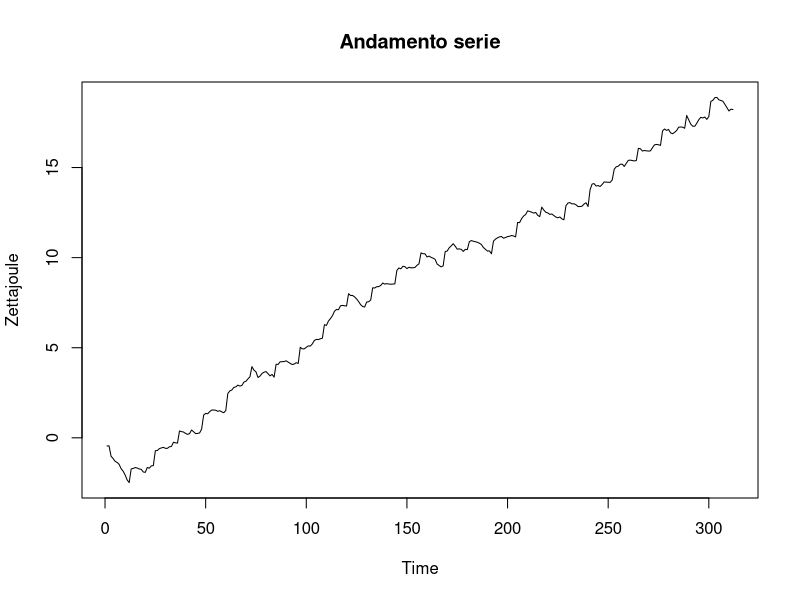
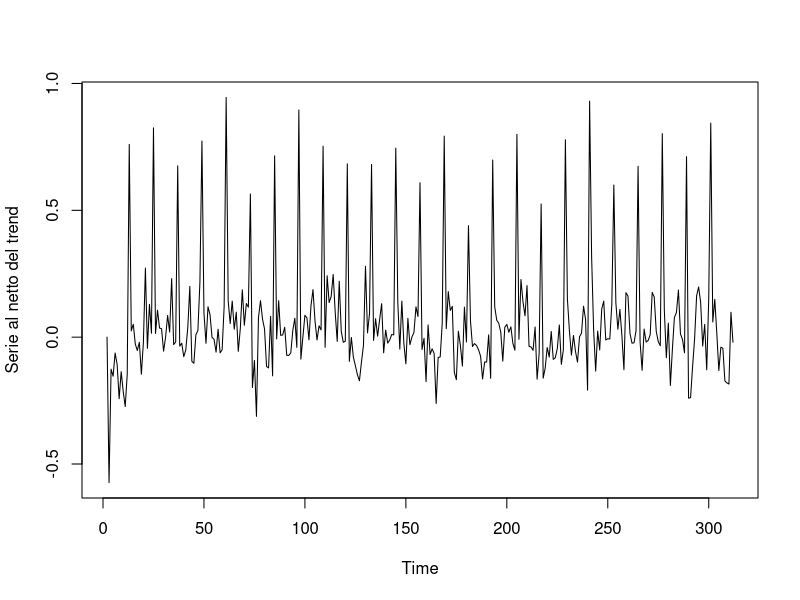
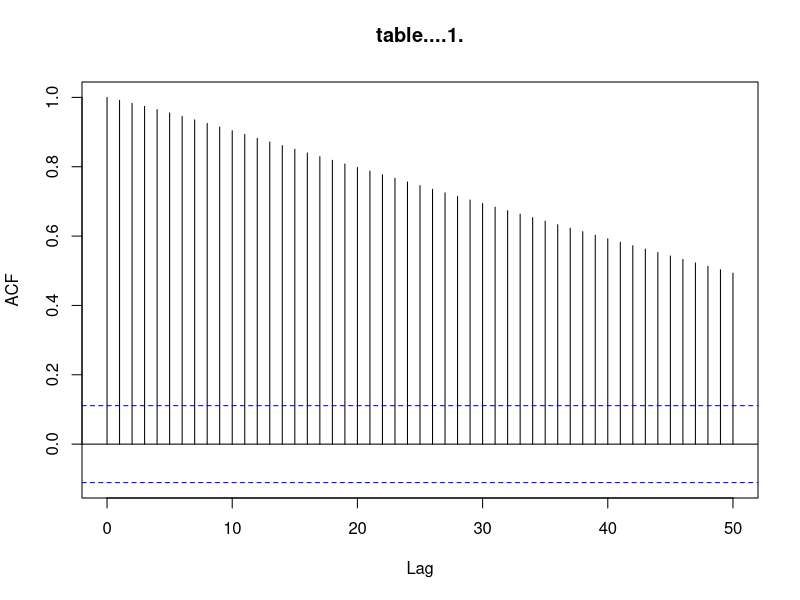
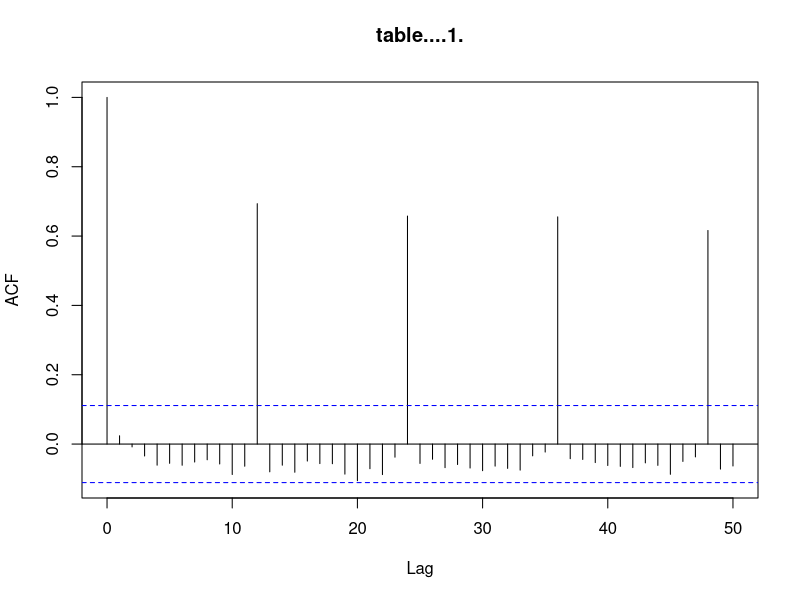
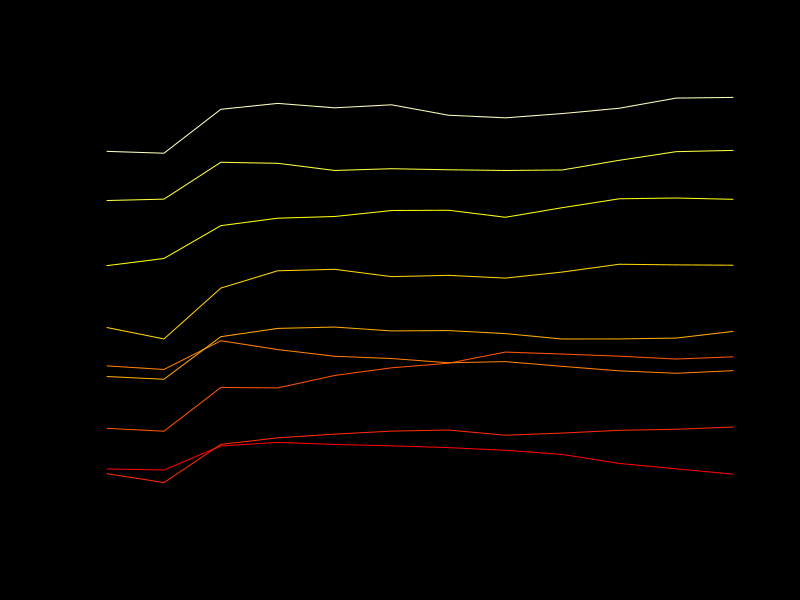
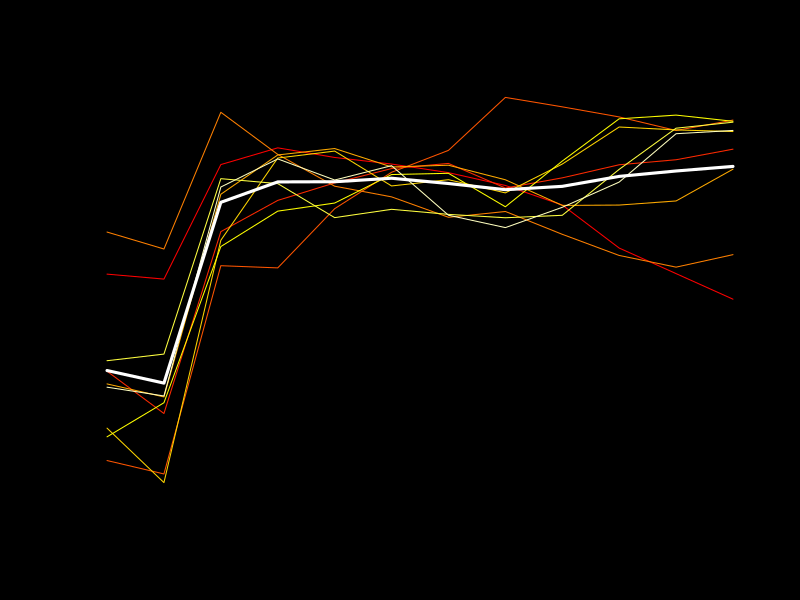
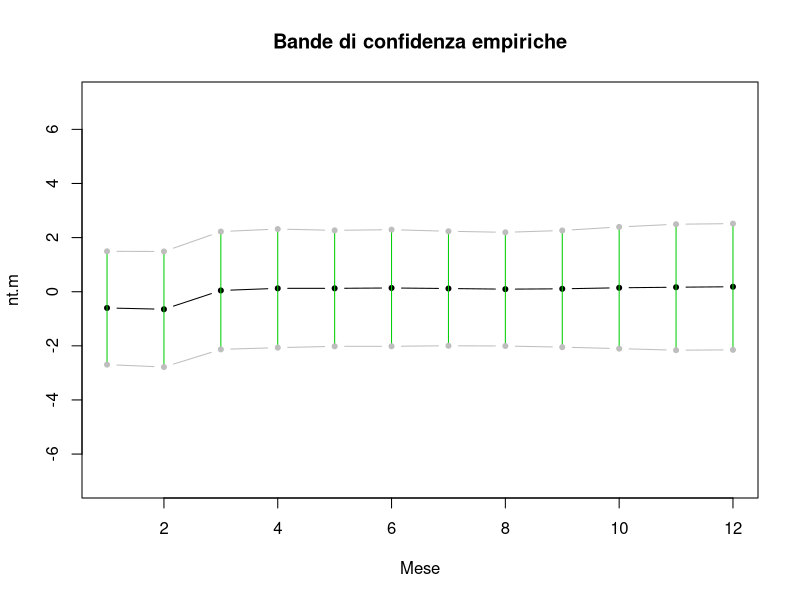
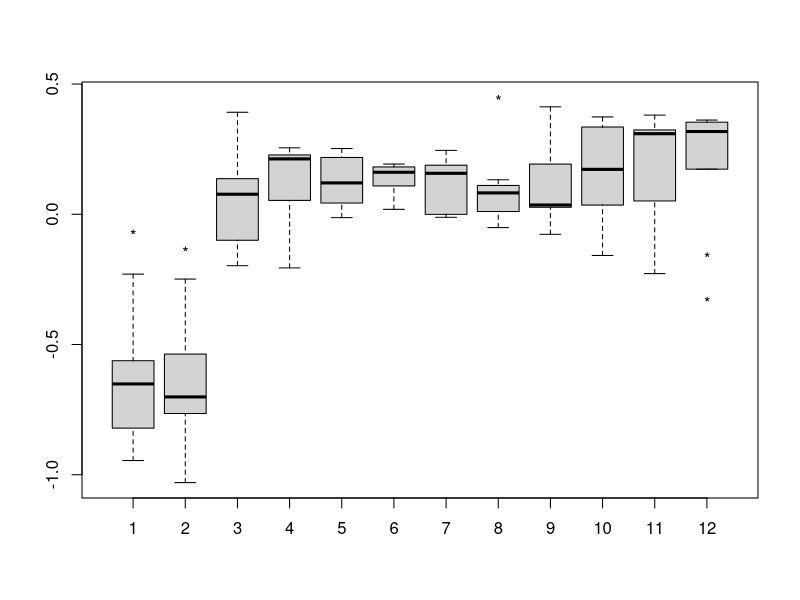

Write the R code that produced these figures, in order.
# Il dataset in formato JSON è stato opportunamente convertito in CSV e il formato della data è stato modificato
table = read.csv("tabella.csv")
table <- data.frame(table[,-1], row.names = table[,1])
# Modifico il valore nullo iniziale, settandolo pari a quello del mese successivo
# per evitare problemi nel modello moltiplicativo di HoltWinters che richiede valori non nulli
table[1,1] = -0.4499674
# Modifico il formato della data

# Esplorazione
T = ts(table)
start(T)
end(T)
plot(T, ylab="Zettajoule", main="Andamento serie")
plot(diff(T), ylab="Serie al netto del trend")
acf(T,50)
acf(diff(T),50)

# Sovrappongo diversi periodi
par(bg = "black")
m_table = matrix(table[179:286,], 12, 9)
ts.plot(m_table, col = heat.colors(9), main="Andamento annuale")
ts.plot(scale(m_table, scale = F), col = heat.colors(9), main="Andamento annuale", xlab="Mese")
lines(rowMeans(scale(m_table, scale = F)), lwd = 3, col = "white")
par(bg = "white")

# Bande di confidenza empiriche
nt.sd = vector("numeric", 12)
for (i in 1:12) {
  nt.sd[i] = sd(m_table[i, ])
}
m_table = scale(m_table, scale=F) 
nt.m = rowMeans(m_table)
plot(nt.m, main="Bande di confidenza empiriche", xlab="Mese", pch = 20, type = "b", ylim = range(c(nt.m - 3 * nt.sd, nt.m + 3 * nt.sd)))
arrows(1:12, nt.m - nt.sd, 1:12, nt.m + nt.sd, length = 0.02, angle = 90, 
       code = 3, col = "green3")
points(nt.m + nt.sd, type = "b", pch = 20, col = "gray")
points(nt.m - nt.sd, type = "b", pch = 20, col = "gray")
boxplot(t(m_table), pch = "*")

# Decomposizione
T = ts(table, start=c(1992,1), end=c(2017,12), frequency = 12)
# Additiva
T.d = decompose(T)
plot(T.d)
# Moltiplicativa
T.dm = decompose(T, "multiplicative")
plot(T.dm)
# Confronto ACF
acf(na.omit(T.d$random),100, main="ACF Decomposizione Additiva")
acf(na.omit(T.dm$random),100, main="ACF Decomposizione Moltiplicativa")

# Confronto residui
T.dr = as.vector(window(T.d$random, c(1992,7), c(2017,6)))
plot(T.dr, pch = 20, main="Residui decomposizione additiva")
T.dmr = as.vector(window(T.dm$random, c(1992,7), c(2017,6)))
T.dmrl = log(T.dmr)
plot(T.dmrl, pch=20, main="Residui decomposizione moltiplicativa")
# Zoom nella zona centrale
plot(T.dmrl[-which(T.dmr > 1 | T.dmr < 0.7)],pch=20) 

var(T.dr)/var(window(T, c(1992, 7), c(2017, 6)))
var(na.omit(T.dmrl))/var(na.omit(window(log(T), c(1992, 7), c(2017, 6))))

hist(T.dr, 20,freq=F, main="Istogramma Decomposizione Additiva")
lines(density(T.dr),col="blue")
lines(sort(T.dr), dnorm(sort(T.dr),mean(T.dr),sd(T.dr)),col="red")
hist(T.dmrl, 20,freq=F, main="Istogramma Decomposizione Moltiplicativa")
lines(density(na.omit(T.dmrl)),col="blue")
lines(sort(na.omit(T.dmrl)), dnorm(sort(na.omit(T.dmrl)),mean(na.omit(T.dmrl)),sd(na.omit(T.dmrl))),col="red")

qqnorm(T.dr, main="Q-Q Plot Decomposizione Additiva")
qqline(T.dr)
qqnorm(T.dmrl, main="Q-Q Plot Decomposizione Moltiplicativa")
qqline(T.dmrl)

shapiro.test(T.dr)
shapiro.test(T.dmrl)

sd(acf(T.dr, plot = F)$acf)
sd(acf(T.dmr, plot = F)$acf)

# stl
plot(stl(T[,1],7))
plot(stl(T[,1],9))

# Analisi residui stl (window = 7)
T.stl = stl(T[,1],7)
T.stlr = T.stl$time.series[,3]
acf(na.omit(T.stlr),100)
plot(T.stlr, pch = 20)
var(T.stlr)/var(window(T, c(1992, 7), c(2017, 6)))
hist(T.stlr, 20,freq=F)
lines(density(T.stlr),col="blue")
lines(sort(T.stlr), dnorm(sort(T.stlr),mean(T.stlr),sd(T.stlr)),col="red")
qqnorm(T.stlr)
qqline(T.stlr)
shapiro.test(T.stlr)

# Analisi residui stl (window = 9)
T.stl = stl(T[,1],9)
T.stlr = T.stl$time.series[,3]
acf(na.omit(T.stlr),100)
plot(T.stlr, pch = 20)
var(T.stlr)/var(window(T, c(1992, 7), c(2017, 6)))
hist(T.stlr, 20,freq=F)
lines(density(T.stlr),col="blue")
lines(sort(T.stlr), dnorm(sort(T.stlr),mean(T.stlr),sd(T.stlr)),col="red")
qqnorm(T.stlr)
qqline(T.stlr)
shapiro.test(T.stlr)

# Sovrappongo trend e stagionalità con quelli di decompose
plot(decompose(T)$trend, col="blue")
lines(stl(T[,1],7)$time.series[,2],col="red")
plot(decompose(T)$seasonal, col="blue")
lines(stl(T[,1],7)$time.series[,1],col="red")

# HoltWinters
T.hw = HoltWinters(T, seasonal="additive")
plot(T.hw)
T.hw$alpha
T.hw$beta
T.hw$gamma

# Determino le condizioni iniziali
x = 1:24
coefficients(lm(T[x]~x))
plot(HoltWinters(T, l.start = -1.06, b.start = -0.04))

# Esploriamo una zona di parametri nell'intorno di quelli forniti dal software
for(alpha in 7:9){
  for(beta in 0:2){
    for(gamma in 8:10){
      plot(HoltWinters(T,alpha=alpha/10,beta=beta/10,gamma=gamma/10,l.start = -1.06, b.start = -0.04),xlab=paste("alpha:",alpha/10," beta:",beta/10," gamma:",gamma/10))
    }
  }
}

# Sovrappongo i risultati a quelli ottenuti dalla decomposizione
ts.plot(T.d$trend, T.hw$fitted[,2],col=c("black","red"), main="Sovrapposizione trend")
legend("bottomright",legend = c("Holt-Winters", "Decomposizione additiva"),col = c("red","black"),lwd=2)
ts.plot(T.d$seasonal, T.hw$fitted[,4],col=c("black","red"), main="Sovrapposizione stagionalità")
legend("bottomright",legend = c("Holt-Winters", "Decomposizione additiva"),col = c("red","black"),lwd=2)

# Previsione
plot(T.hw, predict(T.hw,12), main="Previsione a 12 mesi")
legend("bottomright",legend = c("Holt-Winters", "Serie Originale"),col = c("red","black"),lwd=2)

# Incertezza per via non parametrica
T.hw.r = residuals(T.hw)
plot(T.hw, predict(T.hw, 12))
lines(predict(T.hw, 12) + quantile(T.hw.r, 0.05), col = "green3")
lines(predict(T.hw, 12) + quantile(T.hw.r, 0.95), col = "green3")

# Confronto con modello moltiplicativo 
T.hwm = HoltWinters(T, seasonal="multiplicative")
ts.plot(T, T.hw$fitted[,1], T.hwm$fitted[,1],col=c("black","blue","red"))

# Confronto residui
T.hw.r = residuals(T.hw)
T.hwm.r = residuals(T.hwm)

plot(T.hw.r, type = "p", pch = 20)
plot(T.hwm.r, type = "p", pch = 20)
plot(T.hw$fitted[, 1], T.hw.r, pch = 20)
plot(T.hwm$fitted[, 1], T.hwm.r, pch = 20)

var(T.hw.r)/var(window(T, c(1992, 7), c(2017, 6)))
var(T.hwm.r)/var(window(T, c(1992, 7), c(2017, 6)))

acf(T.hw.r,100)
acf(T.hwm.r,100)

hist(T.hw.r, 20, freq = F)
lines(density(T.hw.r))
lines(sort(T.hw.r), dnorm(sort(T.hw.r), mean(T.hw.r), sd(T.hw.r)), col = "red")
hist(T.hwm.r, 20, freq = F)
lines(density(T.hwm.r))
lines(sort(T.hwm.r), dnorm(sort(T.hwm.r), mean(T.hwm.r), sd(T.hwm.r)), col = "red")

qqnorm(T.hw.r, pch = 20)
qqline(T.hw.r)
qqnorm(T.hwm.r, pch = 20)
qqline(T.hwm.r)

shapiro.test(T.hw.r)
shapiro.test(T.hwm.r)

# Autovalidazione
l = length(T)
res.hw = rep(0, 24)
res.hwm = rep(0, 24)
j = 1
for (i in (l - 24):(l - 1)) {
  T_cv = ts(T[1:i], frequency = 12, start = c(1, 1))
  T.hw = HoltWinters(T_cv, seasonal = "additive")
  T.hwm = HoltWinters(T_cv, seasonal = "multiplicative")
  T.hw.p = predict(T.hw, 1)
  T.hwm.p = predict(T.hwm, 1)
  res.hw[j] = T.hw.p - T[i + 1]
  res.hwm[j] = T.hwm.p - T[i + 1]
  j = j + 1
}
sqrt(mean(res.hw^2))
sqrt(mean(res.hwm^2))
plot(res.hw, type = "b", pch = 20, col = "blue", main="Confronto Capacità di Predizione", ylim=c(-0.6,0.75))
lines(res.hwm, type = "b", pch = 20, col = "green3")
legend("bottomleft",legend = c("Holt-Winters Additivo", "Holt-Winters moltiplicativo"),col = c("blue","green3"),lwd=2)

# Incertezza per via parametrica modello additivo
plot(predict(T.hw, 12), ylim=c(18.2,19.2), col="red", main="Incertezza parametrica previsione")
lines(predict(T.hw, 12) + qnorm(0.05, mean(T.hw.r), sd(T.hw.r)), col = "green")
lines(predict(T.hw, 12) + qnorm(0.95, mean(T.hw.r), sd(T.hw.r)), col = "green")

# Confronto modello con parametri scelti manualmente
T.hw2 = HoltWinters(T, l.start = -1.06, b.start = -0.04, alpha = 0.8, beta = 0.2, gamma = 0.8)
plot(T.hw2, predict(T.hw2,12), main="Previsione a 12 mesi")
legend("bottomright",legend = c("Holt-Winters", "Serie Originale"),col = c("red","black"),lwd=2)

# Confronto residui
T.hw.r = residuals(T.hw)
T.hw2.r = residuals(T.hw2)

plot(T.hw.r, type = "p", pch = 20)
plot(T.hw2.r, type = "p", pch = 20)
plot(T.hw$fitted[, 1], T.hw.r, pch = 20)
plot(T.hw2$fitted[, 1], T.hw2.r, pch = 20)

var(T.hw.r)/var(window(T, c(1992, 7), c(2017, 6)))
var(T.hw2.r)/var(window(T, c(1992, 7), c(2017, 6)))

acf(T.hw.r,100)
acf(T.hw2.r,100)

hist(T.hw.r, 20, freq = F)
lines(density(T.hw.r))
lines(sort(T.hw.r), dnorm(sort(T.hw.r), mean(T.hw.r), sd(T.hw.r)), col = "red")
hist(T.hw2.r, 20, freq = F)
lines(density(T.hw2.r))
lines(sort(T.hw2.r), dnorm(sort(T.hw2.r), mean(T.hw2.r), sd(T.hw2.r)), col = "red")

qqnorm(T.hw.r, pch = 20)
qqline(T.hw.r)
qqnorm(T.hw2.r, pch = 20)
qqline(T.hw2.r)

shapiro.test(T.hw.r)
shapiro.test(T.hw2.r)

# Autovalidazione
l = length(T)
res.hw = rep(0, 24)
res.hw2 = rep(0, 24)
j = 1
for (i in (l - 24):(l - 1)) {
  T_cv = ts(T[1:i], frequency = 12, start = c(1, 1))
  T.hw = HoltWinters(T_cv, l.start = -1.06, b.start = -0.04)
  T.hw2 = HoltWinters(T_cv,l.start = -1.06, b.start = -0.04, alpha = 0.8, beta = 0.2, gamma = 0.8)
  T.hw.p = predict(T.hw, 1)
  T.hw2.p = predict(T.hw2, 1)
  res.hw[j] = T.hw.p - T[i + 1]
  res.hw2[j] = T.hw2.p - T[i + 1]
  j = j + 1
}
sqrt(mean(res.hw^2))
sqrt(mean(res.hw2^2))
plot(res.hw, type = "b", pch = 20, col = "blue", main="Confronto Capacità di Predizione", ylim=c(-0.6,0.75))
lines(res.hw2, type = "b", pch = 20, col = "green3")
legend("bottomleft",legend = c("Holt-Winters Additivo", "Holt-Winters moltiplicativo"),col = c("blue","green3"),lwd=2)

# Metodi regressivi
pacf(T,60, main="Funzione di autocorrelazione parziale")
pacf(diff(T),60, main="Funzione di autocorrelazione parziale al netto del trend")

# Metodo Yule-Walker
T.ar = ar(T)
T.ar
ts.plot(T, T - T.ar$resid, col = c("black", "red"))

# Predizione
T.ar.pt = predict(T.ar, n.ahead = 12, se.fit = FALSE)
plot(T.ar.pt)
ts.plot(T,  T - T.ar$resid, T.ar.pt,col=c("black","red","red"), main="Previsione Metodo Yule-Walker")
legend("bottomright",legend = c("Yule-Walker", "Serie Originale"),col = c("red","black"),lwd=2)

# Incertezza non parametrica previsione
T.ar.r = T.ar$resid[2:312]
y.max = max(T.ar.pt + quantile(T.ar.r, 0.975))
y.min = min(T.ar.pt + quantile(T.ar.r, 0.025))
ts.plot(T.ar.pt, ylim = c(y.min, y.max))
lines(T.ar.pt + quantile(T.ar.r, 0.975), col = "red")
lines(T.ar.pt + quantile(T.ar.r, 0.025), col = "red")

# Analisi residui
plot(T.ar.r, type = "p", pch = 20, main="Residui Yule-Walker")
T.ar.fitted = as.double(na.omit(T - T.ar$resid))
plot(T.ar.fitted, T.ar.r, pch = 20)
l = length(T)
v = var(T[2:l])
var(na.omit(T.ar$resid))/v
acf(T.ar.r,100, main="Autocorrelazione residui Yule-Walker")
pacf(T.ar.r)
hist(T.ar.r, 20, freq = F)
lines(density(T.ar.r))
lines(sort(T.ar.r), dnorm(sort(T.ar.r), mean(T.ar.r), sd(T.ar.r)), col = "red")
qqnorm(T.ar.r, pch = 20)
qqline(T.ar.r)
shapiro.test(T.ar.r)

# Metodo dei minimi quadrati
T.ls = ar(T, method="ols")
T.ls
ts.plot(T, T - T.ls$resid, col = c("black", "red"))

# Predizione
T.ls.pt = predict(T.ls, n.ahead = 12, se.fit = FALSE)
plot(T.ls.pt)
ts.plot(T, T - T.ls$resid, T.ls.pt,col=c("black","red","red"), main="Predizione metodo dei minimi quadrati")

# Incertezza non parametrica previsione
T.ls.r = as.double(na.omit(T.ls$resid))
y.max = max(T.ls.pt + quantile(T.ls.r, 0.975))
y.min = min(T.ls.pt + quantile(T.ls.r, 0.025))
ts.plot(T.ls.pt, ylim = c(y.min, y.max))
lines(T.ls.pt + quantile(T.ls.r, 0.975), col = "green3")
lines(T.ls.pt + quantile(T.ls.r, 0.025), col = "green3")

# Analisi residui
plot(T.ls.r, type = "p", pch = 20)
T.ls.fitted = as.double(na.omit(T - T.ls$resid))
plot(T.ls.fitted, T.ls.r, pch = 20)
var(T.ls.r)/var(T.ls.r + T.ls.fitted)
acf(T.ls.r,100)
pacf(T.ls.r)
hist(T.ls.r, 20, freq = F)
lines(density(T.ls.r))
lines(sort(T.ls.r), dnorm(sort(T.ls.r), mean(T.ls.r), sd(T.ls.r)), col = "red")
qqnorm(T.ls.r, pch = 20)
qqline(T.ls.r)
shapiro.test(T.ls.r)

# Incertezza parametrica previsione
plot(T.ls.pt, ylim=c(18.4,19.2), col="red",  main="Incertezza parametrica previsione")
lines(T.ls.pt + qnorm(0.05, mean(T.ls.r), sd(T.ls.r)), col = "green")
lines(T.ls.pt + qnorm(0.95, mean(T.ls.r), sd(T.ls.r)), col = "green")

# Autovalidazione
res.hw = rep(0, 11)
res.ls = rep(0, 11)
for (i in 1:11) {
  train = window(T, end = c(2017, i))
  test = window(T, start = c(2017, i + 1))
  res.hw[i] = predict(HoltWinters(train), 1)
  res.ls[i] = predict(ar(train, method="ols"), n.ahead = 1, se.fit = F)
}
test = window(T, start = c(2017, 2))
sqrt(mean((test - res.hw)^2))
sqrt(mean((test - res.ls)^2))
plot(res.hw, type = "b", pch = 20, col = "blue", main="Confronto Capacità di Predizione", ylim=c(18,19), xlab="Mese")
lines(res.ls, type = "b", pch = 20, col = "green3")
legend("bottomleft",legend = c("Holt-Winters Additivo", "Metodo dei minimi quadrati"),col = c("blue","green"),lwd=2)

